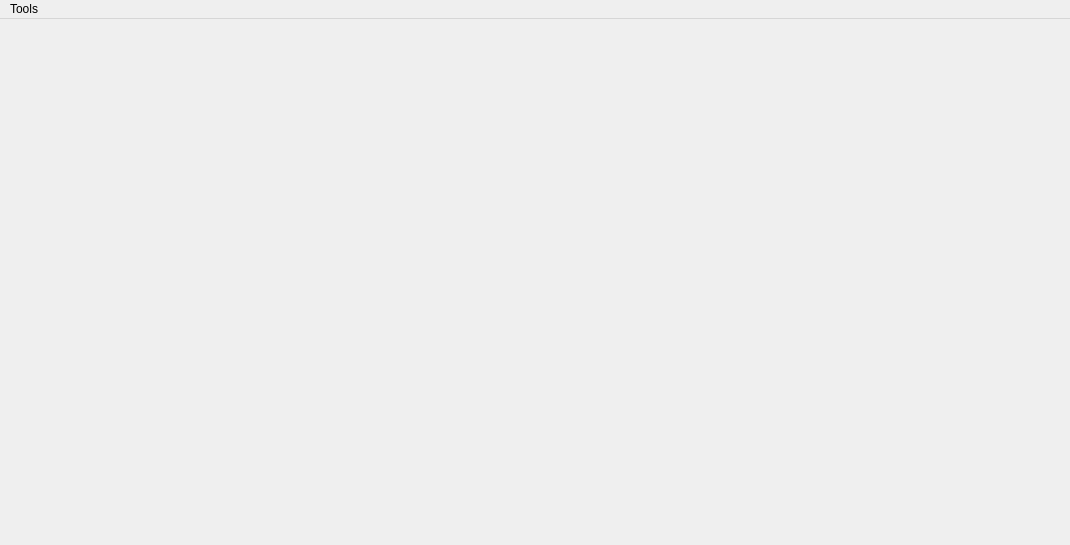
<?xml version="1.0" encoding="UTF-8"?>
<ui version="4.0">
 <class>MainWindow</class>
 <widget class="QMainWindow" name="MainWindow">
  <property name="geometry">
   <rect>
    <x>0</x>
    <y>0</y>
    <width>1070</width>
    <height>545</height>
   </rect>
  </property>
  <property name="minimumSize">
   <size>
    <width>600</width>
    <height>400</height>
   </size>
  </property>
  <property name="windowTitle">
   <string>MainWindow</string>
  </property>
  <widget class="QWidget" name="centralwidget">
   <layout class="QVBoxLayout" name="centralLayout">
    <property name="leftMargin">
     <number>20</number>
    </property>
    <property name="topMargin">
     <number>20</number>
    </property>
    <property name="rightMargin">
     <number>20</number>
    </property>
    <property name="bottomMargin">
     <number>20</number>
    </property>
    <item>
     <widget class="QWidget" name="plotContainer" native="true">
      <property name="sizePolicy">
       <sizepolicy hsizetype="Expanding" vsizetype="Expanding">
        <horstretch>0</horstretch>
        <verstretch>0</verstretch>
       </sizepolicy>
      </property>
     </widget>
    </item>
   </layout>
  </widget>
  <widget class="QMenuBar" name="menuBar">
   <property name="geometry">
    <rect>
     <x>0</x>
     <y>0</y>
     <width>1070</width>
     <height>22</height>
    </rect>
   </property>
   <widget class="QMenu" name="menuTools">
    <property name="title">
     <string>Tools</string>
    </property>
    <addaction name="actionShortcuts"/>
    <addaction name="actionShow_T_S_Plot"/>
   </widget>
   <addaction name="menuTools"/>
  </widget>
  <action name="actionShortcuts">
   <property name="text">
    <string>Shortcuts</string>
   </property>
  </action>
  <action name="actionShow_T_S_Plot">
   <property name="text">
    <string>Show T/S Plot</string>
   </property>
  </action>
 </widget>
 <resources/>
 <connections/>
</ui>
